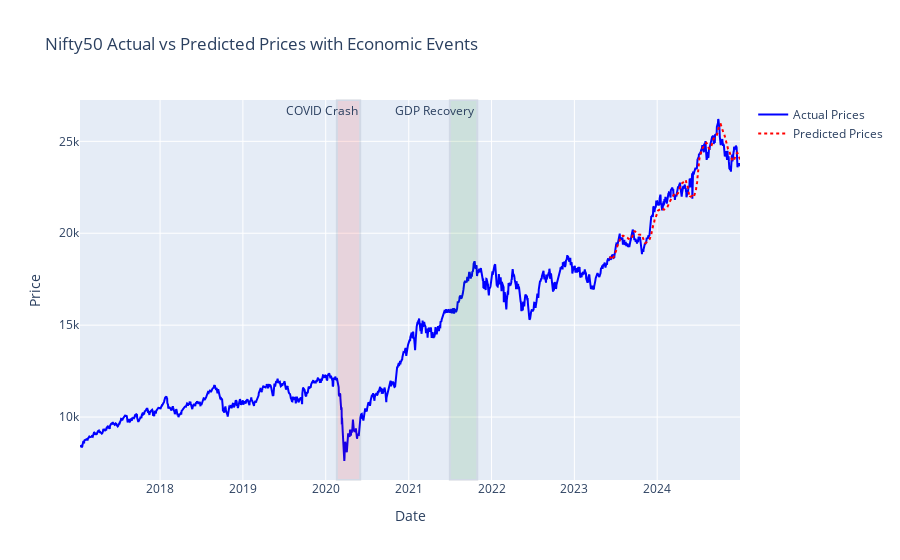

The code cell stored with this chart in its notebook:
### Code cell
import plotly.graph_objects as go

# Create interactive plot
fig = go.Figure()
fig.add_trace(go.Scatter(x=merged_df.index, y=merged_df['Close'],
                    name='Actual Prices', line=dict(color='blue')))
fig.add_trace(go.Scatter(x=merged_df.index[n_steps:][split:],
                    y=y_test_pred, name='Predicted Prices',
                    line=dict(color='red', dash='dot')))

# Add economic events
fig.add_vrect(x0="2020-02-19", x1="2020-06-01", 
             annotation_text="COVID Crash", fillcolor="red", opacity=0.1)
fig.add_vrect(x0="2021-07-01", x1="2021-10-30",
             annotation_text="GDP Recovery", fillcolor="green", opacity=0.1)

fig.update_layout(
    title='Nifty50 Actual vs Predicted Prices with Economic Events',
    xaxis_title='Date',
    yaxis_title='Price',
    hovermode="x unified"
)
fig.show()

### Figure 1 — Plotly figure (JSON) as saved in the notebook; plotly's stock layout.template omitted (floating-point values rounded to 4 significant figures; data arrays with more than 128 entries replaced by an {"elided": "..."} marker saying what was removed)
{"data": [{"line": {"color": "blue"}, "name": "Actual Prices", "type": "scatter", "x": {"elided": "1974 str values"}, "y": {"elided": "1974 float values"}}, {"line": {"color": "red", "dash": "dot"}, "name": "Predicted Prices", "type": "scatter", "x": {"elided": "389 str values"}, "y": {"elided": "389 float values"}}], "layout": {"annotations": [{"showarrow": false, "text": "COVID Crash", "x": "2020-06-01", "xanchor": "right", "xref": "x", "y": 1, "yanchor": "top", "yref": "y domain"}, {"showarrow": false, "text": "GDP Recovery", "x": "2021-10-30", "xanchor": "right", "xref": "x", "y": 1, "yanchor": "top", "yref": "y domain"}], "hovermode": "x unified", "shapes": [{"fillcolor": "red", "opacity": 0.1, "type": "rect", "x0": "2020-02-19", "x1": "2020-06-01", "xref": "x", "y0": 0, "y1": 1, "yref": "y domain"}, {"fillcolor": "green", "opacity": 0.1, "type": "rect", "x0": "2021-07-01", "x1": "2021-10-30", "xref": "x", "y0": 0, "y1": 1, "yref": "y domain"}], "title": {"text": "Nifty50 Actual vs Predicted Prices with Economic Events"}, "xaxis": {"title": {"text": "Date"}}, "yaxis": {"title": {"text": "Price"}}}}
